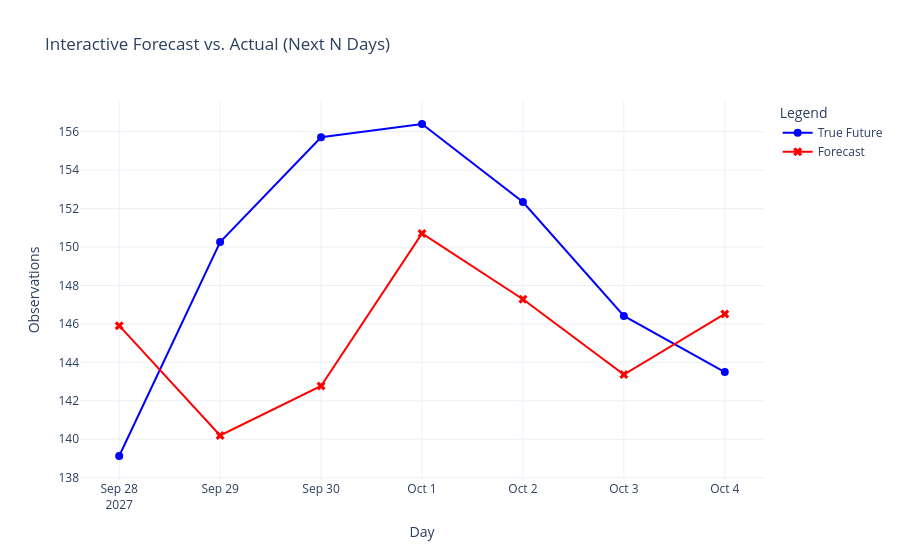

Notebook source saved alongside this figure:
### Code cell
# Evaluate on a true forecast horizon
# Use y_true for the true future values and slice it to match the forecast horizon
true_future = y_true.flatten()[-len(future_predictions):]  # Extract the true future values
N = len(future_predictions)  # Define the number of days for evaluation
mae_forecast = mean_absolute_error(true_future[:N], future_predictions[:N])
mse_forecast = mean_squared_error(true_future[:N], future_predictions[:N])
rmse_forecast = np.sqrt(mse_forecast)
r2_forecast = r2_score(true_future[:N], future_predictions[:N])
mape_forecast = np.mean(np.abs((true_future[:N] - future_predictions[:N]) / true_future[:N])) * 100

#print accuracy score
accuracy_score_forecast = 100 - mape_forecast
accuracy_score_forecast_percentage = accuracy_score_forecast / 100
print(f"accuracy_score_forecast_percentage: {accuracy_score_forecast_percentage:.2f}")

# Print forecast metrics
forecast_metrics_df = pd.DataFrame({
    "Forecast Metric": ["MAE", "MSE", "RMSE", "R2", "MAPE"],
    "Forecast Value": [mae_forecast, mse_forecast, rmse_forecast, r2_forecast, mape_forecast]
})
forecast_metrics_df["Forecast Value"] = forecast_metrics_df["Forecast Value"].apply(lambda x: round(x, 4))
forecast_quality = "Good" if mae_forecast < 10 and mape_forecast < 10 else "Needs Improvement"
forecast_metrics_df.loc[len(forecast_metrics_df)] = ["Performance", forecast_quality]
forecast_dates = pd.date_range(start=last_date + pd.Timedelta(days=1), periods=N, freq="D")
print(forecast_metrics_df)

# Create an interactive plot using Plotly
fig = go.Figure()

# Add true future values
fig.add_trace(go.Scatter(
    x=future_dates,
    y=true_future[:N],
    mode='lines+markers',
    name='True Future',
    marker=dict(symbol='circle', size=8),
    line=dict(color='blue')
))

# Add forecasted values
fig.add_trace(go.Scatter(
    x=future_dates,
    y=future_predictions[:N],
    mode='lines+markers',
    name='Forecast',
    marker=dict(symbol='x', size=8),
    line=dict(color='red')
))

# Update layout for better interactivity
fig.update_layout(
    title="Interactive Forecast vs. Actual (Next N Days)",
    xaxis_title="Day",
    yaxis_title="Observations",
    xaxis=dict(showgrid=True),
    yaxis=dict(showgrid=True),
    legend_title="Legend",
    template="plotly_white"
)

# Show the interactive plot
fig.show()

### Figure 1 — Plotly figure (JSON) as saved in the notebook; plotly's stock layout.template omitted (floating-point values rounded to 4 significant figures)
{"data": [{"line": {"color": "blue"}, "marker": {"size": 8, "symbol": "circle"}, "mode": "lines+markers", "name": "True Future", "type": "scatter", "x": ["2027-09-28T00:00:00", "2027-09-29T00:00:00", "2027-09-30T00:00:00", "2027-10-01T00:00:00", "2027-10-02T00:00:00", "2027-10-03T00:00:00", "2027-10-04T00:00:00"], "y": [139.1, 150.3, 155.7, 156.4, 152.3, 146.4, 143.5]}, {"line": {"color": "red"}, "marker": {"size": 8, "symbol": "x"}, "mode": "lines+markers", "name": "Forecast", "type": "scatter", "x": ["2027-09-28T00:00:00", "2027-09-29T00:00:00", "2027-09-30T00:00:00", "2027-10-01T00:00:00", "2027-10-02T00:00:00", "2027-10-03T00:00:00", "2027-10-04T00:00:00"], "y": [145.9, 140.2, 142.8, 150.7, 147.3, 143.4, 146.5]}], "layout": {"legend": {"title": {"text": "Legend"}}, "title": {"text": "Interactive Forecast vs. Actual (Next N Days)"}, "xaxis": {"showgrid": true, "title": {"text": "Day"}}, "yaxis": {"showgrid": true, "title": {"text": "Observations"}}}}
